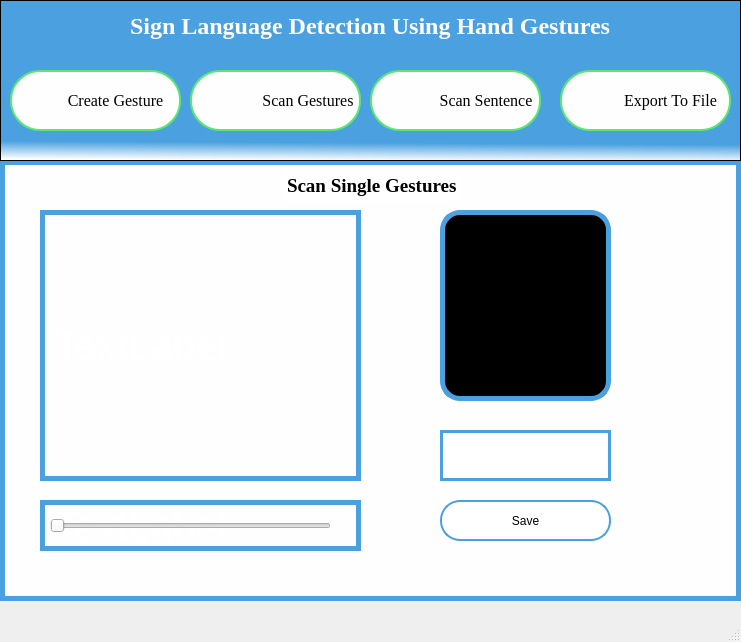
<?xml version="1.0" encoding="UTF-8"?>
<ui version="4.0">
 <class>MainWindow</class>
 <widget class="QMainWindow" name="MainWindow">
  <property name="geometry">
   <rect>
    <x>0</x>
    <y>0</y>
    <width>741</width>
    <height>642</height>
   </rect>
  </property>
  <property name="windowTitle">
   <string>MainWindow</string>
  </property>
  <widget class="QWidget" name="centralwidget">
   <widget class="QGraphicsView" name="graphicsView">
    <property name="geometry">
     <rect>
      <x>0</x>
      <y>160</y>
      <width>741</width>
      <height>441</height>
     </rect>
    </property>
    <property name="styleSheet">
     <string notr="true">background-color:#fefefe;
border: 5px solid #4ba1df;</string>
    </property>
   </widget>
   <widget class="QLabel" name="label">
    <property name="geometry">
     <rect>
      <x>280</x>
      <y>170</y>
      <width>181</width>
      <height>31</height>
     </rect>
    </property>
    <property name="font">
     <font>
      <family>Times New Roman</family>
      <pointsize>14</pointsize>
      <weight>75</weight>
      <bold>true</bold>
     </font>
    </property>
    <property name="styleSheet">
     <string notr="true">color:black;
background-color: white;
border: 2px solid white; border-radius:10px;</string>
    </property>
    <property name="text">
     <string>Scan Single Gestures</string>
    </property>
   </widget>
   <widget class="QGraphicsView" name="graphicsView_3">
    <property name="geometry">
     <rect>
      <x>0</x>
      <y>0</y>
      <width>741</width>
      <height>161</height>
     </rect>
    </property>
    <property name="toolTip">
     <string>&lt;html&gt;&lt;head/&gt;&lt;body&gt;&lt;p&gt;&lt;br/&gt;&lt;/p&gt;&lt;/body&gt;&lt;/html&gt;</string>
    </property>
    <property name="styleSheet">
     <string notr="true">background-color: qlineargradient(spread:pad, x1:0.543136, y1:0.074, x2:0.52, y2:1, stop:0.880682 rgba(75, 161, 223, 255), stop:1 rgba(255, 255, 255, 255));
</string>
    </property>
   </widget>
   <widget class="QPushButton" name="scan_sen">
    <property name="geometry">
     <rect>
      <x>370</x>
      <y>70</y>
      <width>171</width>
      <height>61</height>
     </rect>
    </property>
    <property name="font">
     <font>
      <family>TImes New Roman</family>
      <pointsize>12</pointsize>
      <weight>50</weight>
      <italic>false</italic>
      <bold>false</bold>
     </font>
    </property>
    <property name="styleSheet">
     <string notr="true">padding-left:65px;
color:black;
background-color:#fefefe;
border: 2px solid #58e870; border-radius:30px;
font: 12pt &quot;TImes New Roman&quot;;
background-image:url(&quot;icons/sent.png&quot;);
background-repeat:none;</string>
    </property>
    <property name="text">
     <string>Scan Sentence </string>
    </property>
   </widget>
   <widget class="QPushButton" name="create">
    <property name="geometry">
     <rect>
      <x>10</x>
      <y>70</y>
      <width>171</width>
      <height>61</height>
     </rect>
    </property>
    <property name="font">
     <font>
      <family>TImes New Roman</family>
      <pointsize>12</pointsize>
      <weight>50</weight>
      <italic>false</italic>
      <bold>false</bold>
     </font>
    </property>
    <property name="layoutDirection">
     <enum>Qt::RightToLeft</enum>
    </property>
    <property name="styleSheet">
     <string notr="true">padding-left:-40px;
color:black;
background-color:#fefefe;
border: 2px solid #58e870; border-radius:30px;
font: 12pt &quot;TImes New Roman&quot;;
background-image:url(&quot;icons/create.png&quot;);
background-repeat:none;</string>
    </property>
    <property name="text">
     <string>Create Gesture</string>
    </property>
   </widget>
   <widget class="QPushButton" name="exp2">
    <property name="geometry">
     <rect>
      <x>560</x>
      <y>70</y>
      <width>171</width>
      <height>61</height>
     </rect>
    </property>
    <property name="font">
     <font>
      <family>TImes New Roman</family>
      <pointsize>12</pointsize>
      <weight>50</weight>
      <italic>false</italic>
      <bold>false</bold>
     </font>
    </property>
    <property name="styleSheet">
     <string notr="true">padding-left:50px;
color:black;
background-color:#fefefe;
border: 2px solid #58e870; border-radius:30px;
font: 12pt &quot;TImes New Roman&quot;;
background-image:url(&quot;icons/export.png&quot;);
background-repeat:none;</string>
    </property>
    <property name="text">
     <string>Export To File</string>
    </property>
    <property name="checkable">
     <bool>false</bool>
    </property>
    <property name="autoRepeat">
     <bool>false</bool>
    </property>
    <property name="autoExclusive">
     <bool>false</bool>
    </property>
    <property name="autoDefault">
     <bool>false</bool>
    </property>
    <property name="default">
     <bool>false</bool>
    </property>
    <property name="flat">
     <bool>false</bool>
    </property>
   </widget>
   <widget class="QPushButton" name="scan_sinlge">
    <property name="geometry">
     <rect>
      <x>190</x>
      <y>70</y>
      <width>171</width>
      <height>61</height>
     </rect>
    </property>
    <property name="font">
     <font>
      <family>TImes New Roman</family>
      <pointsize>12</pointsize>
      <weight>50</weight>
      <italic>false</italic>
      <bold>false</bold>
     </font>
    </property>
    <property name="layoutDirection">
     <enum>Qt::LeftToRight</enum>
    </property>
    <property name="autoFillBackground">
     <bool>false</bool>
    </property>
    <property name="styleSheet">
     <string notr="true">padding-left:65px;
color:black;
background-color:#fefefe;
border:2px solid #58e870; border-radius:30px;
font: 12pt &quot;TImes New Roman&quot;;
background-image:url(&quot;icons/scan.png&quot;);
background-repeat:none;</string>
    </property>
    <property name="text">
     <string>Scan Gestures</string>
    </property>
   </widget>
   <widget class="QLabel" name="label_2">
    <property name="geometry">
     <rect>
      <x>130</x>
      <y>10</y>
      <width>491</width>
      <height>31</height>
     </rect>
    </property>
    <property name="font">
     <font>
      <family>Times New Roman</family>
      <pointsize>18</pointsize>
      <weight>75</weight>
      <bold>true</bold>
     </font>
    </property>
    <property name="styleSheet">
     <string notr="true">color:white;</string>
    </property>
    <property name="text">
     <string>Sign Language Detection Using Hand Gestures</string>
    </property>
   </widget>
   <widget class="QLabel" name="label_3">
    <property name="geometry">
     <rect>
      <x>40</x>
      <y>210</y>
      <width>321</width>
      <height>271</height>
     </rect>
    </property>
    <property name="styleSheet">
     <string notr="true">border: 5px solid #4ba1df;
font-size: 40px;
color:white;
</string>
    </property>
    <property name="text">
     <string>TextLabel</string>
    </property>
   </widget>
   <widget class="QLabel" name="label_5">
    <property name="geometry">
     <rect>
      <x>40</x>
      <y>500</y>
      <width>321</width>
      <height>51</height>
     </rect>
    </property>
    <property name="styleSheet">
     <string notr="true">border: 5px solid #4ba1df;
font-size: 40px;
color:white;
</string>
    </property>
    <property name="text">
     <string>TextLabel</string>
    </property>
   </widget>
   <widget class="QSlider" name="trackbar">
    <property name="geometry">
     <rect>
      <x>50</x>
      <y>510</y>
      <width>281</width>
      <height>31</height>
     </rect>
    </property>
    <property name="styleSheet">
     <string notr="true">color: rgb(0, 0, 0);</string>
    </property>
    <property name="maximum">
     <number>255</number>
    </property>
    <property name="singleStep">
     <number>1</number>
    </property>
    <property name="orientation">
     <enum>Qt::Horizontal</enum>
    </property>
    <property name="invertedAppearance">
     <bool>false</bool>
    </property>
    <property name="invertedControls">
     <bool>false</bool>
    </property>
   </widget>
   <widget class="QPlainTextEdit" name="plainTextEdit">
    <property name="geometry">
     <rect>
      <x>440</x>
      <y>430</y>
      <width>171</width>
      <height>51</height>
     </rect>
    </property>
    <property name="styleSheet">
     <string notr="true">background-color: rgb(255, 255, 255);
color: rgb(0, 0, 0);
font: 75 12pt &quot;Times New Roman&quot;;
border: 3px solid #4ba1df;</string>
    </property>
    <property name="frameShape">
     <enum>QFrame::Box</enum>
    </property>
   </widget>
   <widget class="QPushButton" name="pushButton">
    <property name="geometry">
     <rect>
      <x>440</x>
      <y>500</y>
      <width>171</width>
      <height>41</height>
     </rect>
    </property>
    <property name="styleSheet">
     <string notr="true">background-color: white;
font: 16pt &quot;Times New Roman&quot;;
color: black;
border: 2px solid #4ba1df; border-radius:20px;</string>
    </property>
    <property name="text">
     <string>Save</string>
    </property>
   </widget>
   <widget class="QTextBrowser" name="textBrowser_3">
    <property name="enabled">
     <bool>true</bool>
    </property>
    <property name="geometry">
     <rect>
      <x>440</x>
      <y>210</y>
      <width>171</width>
      <height>191</height>
     </rect>
    </property>
    <property name="styleSheet">
     <string notr="true">border: 5px solid #4ba1df; border-radius:20px;
background-color:black;</string>
    </property>
    <property name="frameShape">
     <enum>QFrame::Box</enum>
    </property>
    <property name="html">
     <string>&lt;!DOCTYPE HTML PUBLIC &quot;-//W3C//DTD HTML 4.0//EN&quot; &quot;http://www.w3.org/TR/REC-html40/strict.dtd&quot;&gt;
&lt;html&gt;&lt;head&gt;&lt;meta name=&quot;qrichtext&quot; content=&quot;1&quot; /&gt;&lt;style type=&quot;text/css&quot;&gt;
p, li { white-space: pre-wrap; }
&lt;/style&gt;&lt;/head&gt;&lt;body style=&quot; font-family:'MS Shell Dlg 2'; font-size:8.25pt; font-weight:400; font-style:normal;&quot;&gt;
&lt;p style=&quot;-qt-paragraph-type:empty; margin-top:0px; margin-bottom:0px; margin-left:0px; margin-right:0px; -qt-block-indent:0; text-indent:0px;&quot;&gt;&lt;br /&gt;&lt;/p&gt;&lt;/body&gt;&lt;/html&gt;</string>
    </property>
   </widget>
  </widget>
  <widget class="QMenuBar" name="menubar">
   <property name="geometry">
    <rect>
     <x>0</x>
     <y>0</y>
     <width>741</width>
     <height>21</height>
    </rect>
   </property>
  </widget>
  <widget class="QStatusBar" name="statusbar"/>
 </widget>
 <resources/>
 <connections/>
</ui>
